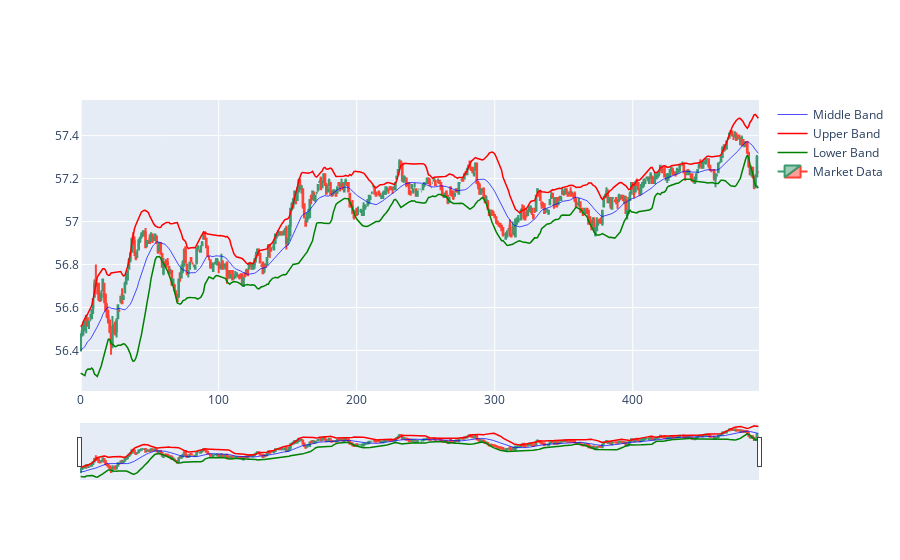

The notebook cell saved with this chart:
### Code cell
# declare figure

fig = go.Figure()

fig.add_trace(go.Scatter(x=df.index, y = df['Middle Band'], line=dict(color='blue', width=.7),name = 'Middle Band'))
fig.add_trace(go.Scatter(x=df.index, y = df['Upper Band'], line=dict(color='red', width=1.5),name = 'Upper Band'))
fig.add_trace(go.Scatter(x=df.index, y = df['Lower Band'], line=dict(color='green', width=1.5),name = 'Lower Band'))

fig.add_trace(go.Candlestick(x=df.index,
                             open = df['Open'],
                             high = df['High'],
                             low = df['Low'],
                             close = df['Close'], name = 'Market Data'))

# Show Figure
fig.show()

### Figure 1 — Plotly figure (JSON) as saved in the notebook; plotly's stock layout.template omitted (floating-point values rounded to 4 significant figures; data arrays with more than 128 entries replaced by an {"elided": "..."} marker saying what was removed)
{"data": [{"line": {"color": "blue", "width": 0.7}, "name": "Middle Band", "type": "scatter", "x": {"elided": "492 int values"}, "y": {"elided": "492 float values"}}, {"line": {"color": "red", "width": 1.5}, "name": "Upper Band", "type": "scatter", "x": {"elided": "492 int values"}, "y": {"elided": "492 float values"}}, {"line": {"color": "green", "width": 1.5}, "name": "Lower Band", "type": "scatter", "x": {"elided": "492 int values"}, "y": {"elided": "492 float values"}}, {"close": {"elided": "492 float values"}, "high": {"elided": "492 float values"}, "low": {"elided": "492 float values"}, "name": "Market Data", "open": {"elided": "492 float values"}, "type": "candlestick", "x": {"elided": "492 int values"}}], "layout": {}}
